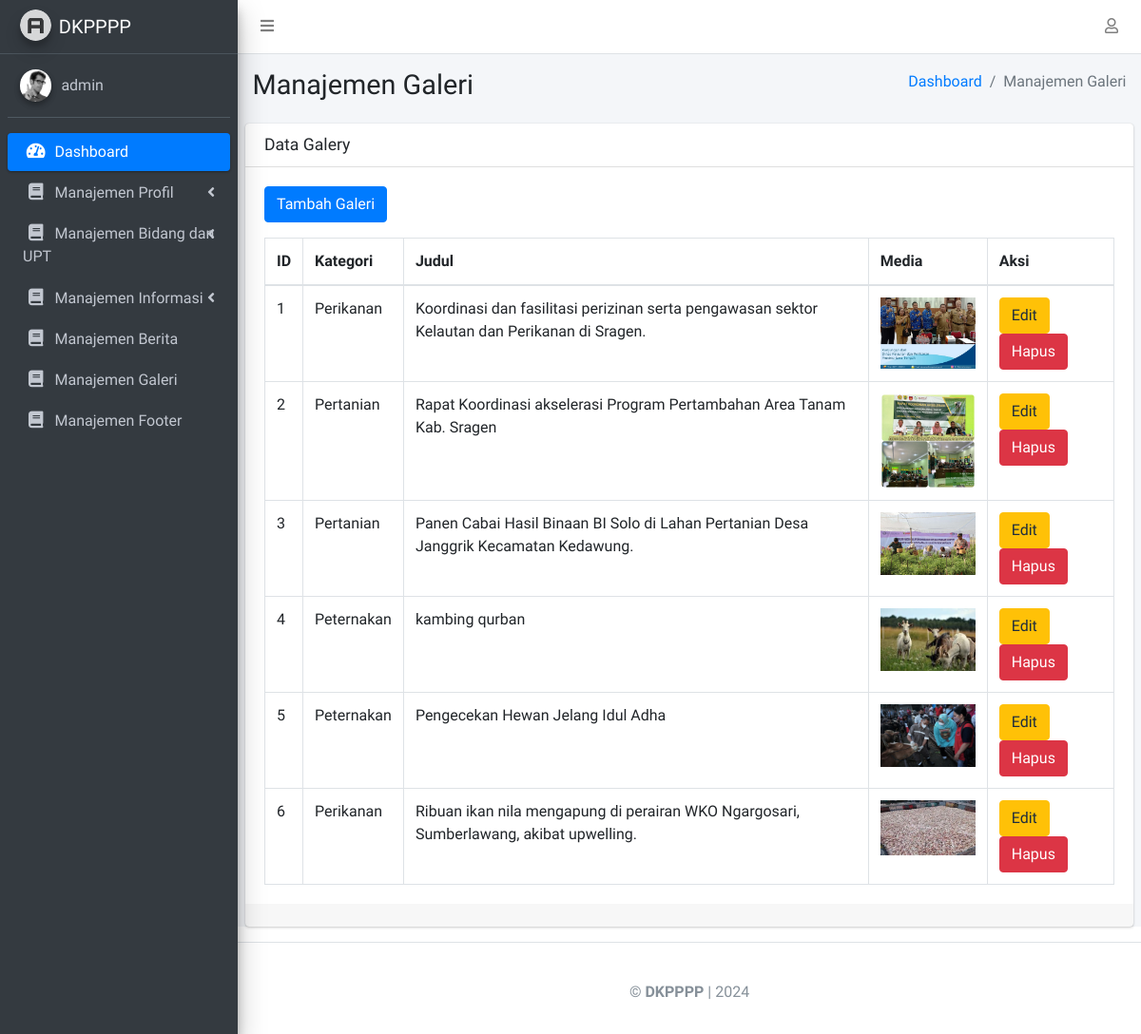
The app's page /admin/manajemengalary.php (signed in) with its own data.
### tables this page shows
CREATE TABLE `gallery` (
  `id` int(11) NOT NULL,
  `kategori` varchar(100) NOT NULL,
  `judul` varchar(255) NOT NULL,
  `gambar` varchar(255) NOT NULL,
  `jenis_media` varchar(50) DEFAULT 'Gambar',
  `link_video` varchar(255) DEFAULT NULL
);

### admin/manajemengalary.php (the view, shortened to what this page needs)
<?php
include 'config.php';
$sql = "SELECT * FROM gallery";
$result = $conn->query($sql);
?>
<!DOCTYPE html>
<html lang="en">
<head>
  <link rel="stylesheet" href="assets/plugins/fontawesome-free/css/all.min.css">
  <link rel="stylesheet" href="assets/dist/css/adminlte.min.css">
</head>
<body class="hold-transition sidebar-mini">
  <div class="wrapper">
    <nav class="main-header navbar navbar-expand navbar-white navbar-light">
      <ul class="navbar-nav">
        <li class="nav-item">
          <a class="nav-link" data-widget="pushmenu" href="#" role="button"><i class="fas fa-bars"></i></a>
        </li>
      </ul>
      <ul class="navbar-nav ml-auto">
        <li class="nav-item dropdown">
          <a class="nav-link" data-toggle="dropdown" href="#">
            <i class="far fa-user"></i>
          </a>
        </li>
      </ul>
    </nav>
    <aside class="main-sidebar sidebar-dark-primary elevation-4">
      <a href="index.php" class="brand-link">
        <img src="adminlte/AdminLTE-3.1.0/dist/img/AdminLTELogo.png" alt="AdminLTE Logo" class="brand-image img-circle elevation-3" style="opacity: .8">
        <span class="brand-text font-weight-light">DKPPPP</span>
      </a>
      <div class="sidebar">
        <div class="user-panel mt-3 pb-3 mb-3 d-flex">
          <div class="image">
            <img src="adminlte/AdminLTE-3.1.0/dist/img/user2-160x160.jpg" class="img-circle elevation-2" alt="User Image">
          </div>
          <div class="info">
            <a href="#" class="d-block"><?= $_SESSION['username'] ?></a>
          </div>
        </div>
        <nav class="mt-2">
          <ul class="nav nav-pills nav-sidebar flex-column" data-widget="treeview" role="menu" data-accordion="false">
            <li class="nav-item">
              <a href="index.php" class="nav-link active">
                <i class="nav-icon fas fa-tachometer-alt"></i>
                <p>Dashboard</p>
              </a>
            </li>
            <li class="nav-item">
              <a href="manajemenprofil.php" class="nav-link">
                <i class="nav-icon fas fa-book"></i>
                <p>Manajemen Profil<i class="right fas fa-angle-left"></i></p>
              </a>
            </li>
            <li class="nav-item">
              <a href="manajemenbidangupt.php" class="nav-link">
                <i class="nav-icon fas fa-book"></i>
                <p>Manajemen Bidang dan UPT<i class="right fas fa-angle-left"></i></p>
              </a>
            </li>
            <li class="nav-item">
              <a href="manajemenInformasi.php" class="nav-link">
                <i class="nav-icon fas fa-book"></i>
                <p>Manajemen Informasi<i class="right fas fa-angle-left"></i></p>
              </a>
            </li>
            <li class="nav-item">
              <a href="manajemenberita.php" class="nav-link"><i class="nav-icon fas fa-book"></i>
                <p>Manajemen Berita</p>
              </a>
            </li>
            <li class="nav-item">
              <a href="manajemengalary.php" class="nav-link"><i class="nav-icon fas fa-book"></i>
                <p>Manajemen Galeri</p>
              </a>
            </li>
            <li class="nav-item">
              <a href="manajemen_footer.php" class="nav-link"><i class="nav-icon fas fa-book"></i>
                <p>Manajemen Footer</p>
              </a>
            </li>
          </ul>
        </nav>
      </div>
    </aside>
    <div class="content-wrapper">
      <section class="content-header">
        <div class="container-fluid">
          <div class="row mb-2">
            <div class="col-sm-6">
              <h1>Manajemen Galeri</h1>
            </div>
            <div class="col-sm-6">
              <ol class="breadcrumb float-sm-right">
                <li class="breadcrumb-item"><a href="index.php">Dashboard</a></li>
                <li class="breadcrumb-item active">Manajemen Galeri</li>
              </ol>
            </div>
          </div>
        </div>
      </section>
      <section class="content">
        <div class="card">
          <div class="card-header">
            <h3 class="card-title">Data Galery</h3>
          </div>
          <div class="card-body">
            <a href="gallery_add.php" class="btn btn-primary mb-3">Tambah Galeri</a>
            <table class="table table-bordered">
              <thead>
                <tr>
                  <th>ID</th>
                  <th>Kategori</th>
                  <th>Judul</th>
                  <th>Media</th>
                  <th>Aksi</th>
                </tr>
              </thead>
              <tbody>
                <?php
                $no = 0;
                while ($row = $result->fetch_assoc()) {
                  $no++; ?>
                  <tr>
                    <td><?php echo $no; ?></td>
                    <td><?php echo htmlspecialchars($row['kategori']); ?></td>
                    <td><?php echo htmlspecialchars(strip_tags($row['judul'])); ?></td>
                    <td>
                      <?php if (!empty($row['link_video'])) { ?>
                        <a href="<?php echo htmlspecialchars($row['link_video']); ?>" target="_blank">
                          <img src="https://img.youtube.com/vi/<?php echo extractYouTubeID($row['link_video']); ?>/0.jpg" width="100" alt="Video Thumbnail">
                        </a>
                      <?php } elseif (!empty($row['gambar'])) { ?>
                        <img src="uploads/<?php echo htmlspecialchars($row['gambar']); ?>" width="100" alt="Gambar">
                      <?php } else { ?>
                        <p>Tidak ada media</p>
                      <?php } ?>
                    </td>
                    <td>
                      <a href="gallery_edit.php?id=<?php echo $row['id']; ?>" class="btn btn-warning">Edit</a>
                      <a href="gallery_delete.php?id=<?php echo $row['id']; ?>" class="btn btn-danger" onclick="return confirm('Apakah Anda yakin ingin menghapus data ini?')">Hapus</a>
                    </td>
                  </tr>
                <?php } ?>
              </tbody>
            </table>
          </div>
          <div class="card-footer">
          </div>
        </div>
      </section>
    </div>
    <footer class="main-footer">
      <div class="container text-center mt-4">
        <p>&copy; <strong>DKPPPP</strong> | 2024</p>
      </div>
    </footer>
  </div>
</body>
</html>

### records on screen
gallery: kategori "Perikanan", judul "Koordinasi dan fasilitasi perizinan serta pengawasan sektor Kelautan dan Perikanan di Sragen.", gambar (picture)
gallery: kategori "Pertanian", judul "Rapat Koordinasi akselerasi Program Pertambahan Area Tanam Kab. Sragen", gambar (picture)
gallery: kategori "Pertanian", judul "Panen Cabai Hasil Binaan BI Solo di Lahan Pertanian Desa Janggrik Kecamatan Kedawung.", gambar (picture)
gallery: kategori "Peternakan", judul "kambing qurban", gambar (picture)
gallery: kategori "Peternakan", judul "Pengecekan Hewan Jelang Idul Adha", gambar (picture)
gallery: kategori "Perikanan", judul "Ribuan ikan nila mengapung di perairan WKO Ngargosari, Sumberlawang, akibat upwelling.", gambar (picture)

### other values on screen
$_SESSION['username'] "admin"
